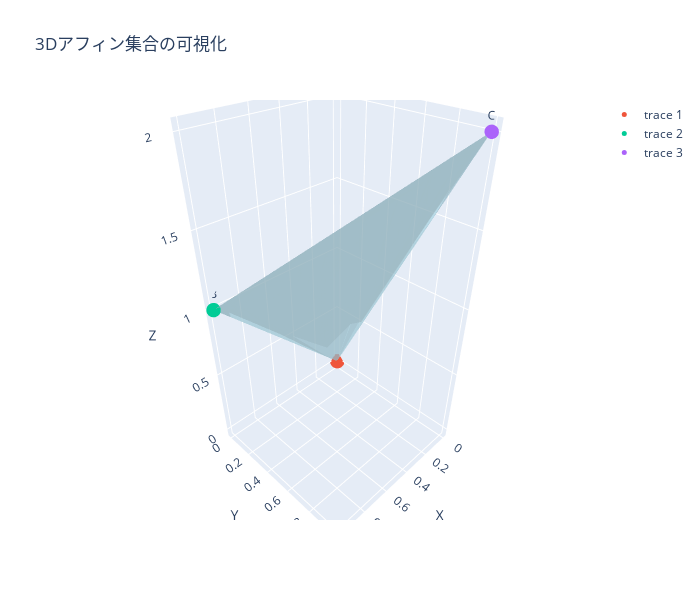

Source (notebook cell):
### Code cell
import numpy as np
import plotly.graph_objects as go

# 3点を定義（アフィン集合の生成元）
A = np.array([0, 0, 0])
B = np.array([1, 0, 1])
C = np.array([0, 1, 2])

# アフィン結合の点群を生成
theta1 = np.linspace(0, 1, 30)
theta2 = np.linspace(0, 1, 30)
theta1, theta2 = np.meshgrid(theta1, theta2)
theta3 = 1 - theta1 - theta2

# 有効な範囲（theta3 >= 0）だけ使用
valid = theta3 >= 0
theta1 = theta1[valid]
theta2 = theta2[valid]
theta3 = theta3[valid]

# アフィン結合点
X = theta1 * A[0] + theta2 * B[0] + theta3 * C[0]
Y = theta1 * A[1] + theta2 * B[1] + theta3 * C[1]
Z = theta1 * A[2] + theta2 * B[2] + theta3 * C[2]

# 描画
fig = go.Figure()

# アフィン集合（平面状の点群）
fig.add_trace(go.Mesh3d(
    x=X, y=Y, z=Z,
    opacity=0.5,
    color='lightblue',
    alphahull=0,
    name='Affine Set'
))

# 点A, B, C
for point, name in zip([A, B, C], ['A', 'B', 'C']):
    fig.add_trace(go.Scatter3d(
        x=[point[0]], y=[point[1]], z=[point[2]],
        mode='markers+text',
        marker=dict(size=5),
        text=[name],
        textposition='top center'
    ))

fig.update_layout(
    title="3Dアフィン集合の可視化",
    scene=dict(
        xaxis_title='X',
        yaxis_title='Y',
        zaxis_title='Z'
    ),
    width=700,
    height=600
)

fig.show()

### Figure 1 — Plotly figure (JSON) as saved in the notebook; plotly's stock layout.template omitted (floating-point values rounded to 4 significant figures; data arrays with more than 128 entries replaced by an {"elided": "..."} marker saying what was removed)
{"data": [{"alphahull": 0, "color": "lightblue", "name": "Affine Set", "opacity": 0.5, "type": "mesh3d", "x": {"elided": "462 float values"}, "y": {"elided": "462 float values"}, "z": {"elided": "462 float values"}}, {"marker": {"size": 5}, "mode": "markers+text", "text": ["A"], "textposition": "top center", "type": "scatter3d", "x": [0], "y": [0], "z": [0]}, {"marker": {"size": 5}, "mode": "markers+text", "text": ["B"], "textposition": "top center", "type": "scatter3d", "x": [1], "y": [0], "z": [1]}, {"marker": {"size": 5}, "mode": "markers+text", "text": ["C"], "textposition": "top center", "type": "scatter3d", "x": [0], "y": [1], "z": [2]}], "layout": {"height": 600, "scene": {"xaxis": {"title": {"text": "X"}}, "yaxis": {"title": {"text": "Y"}}, "zaxis": {"title": {"text": "Z"}}}, "title": {"text": "3Dアフィン集合の可視化"}, "width": 700}}
